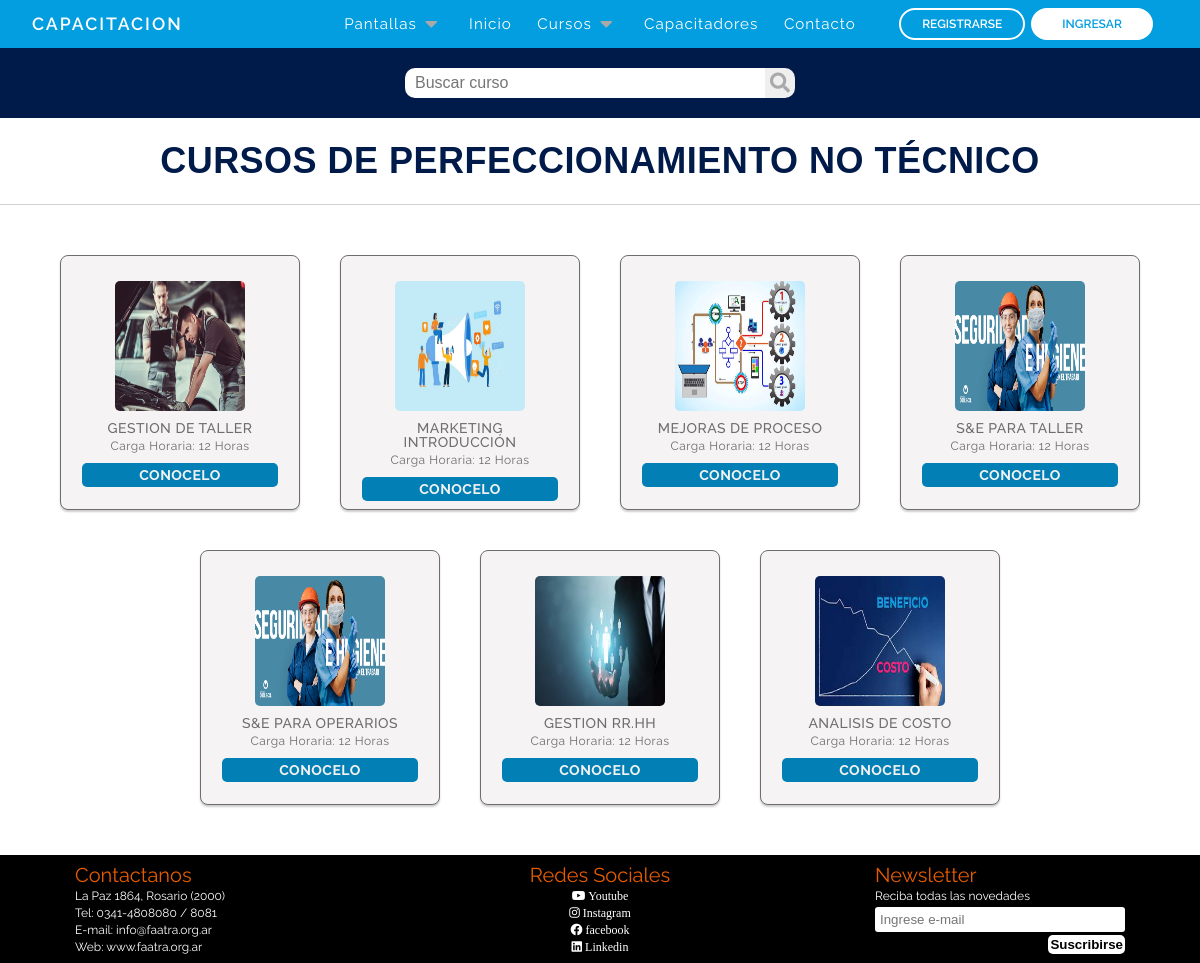
Page /cursosPerfeccionamientoNoT.php on the earlier database version.
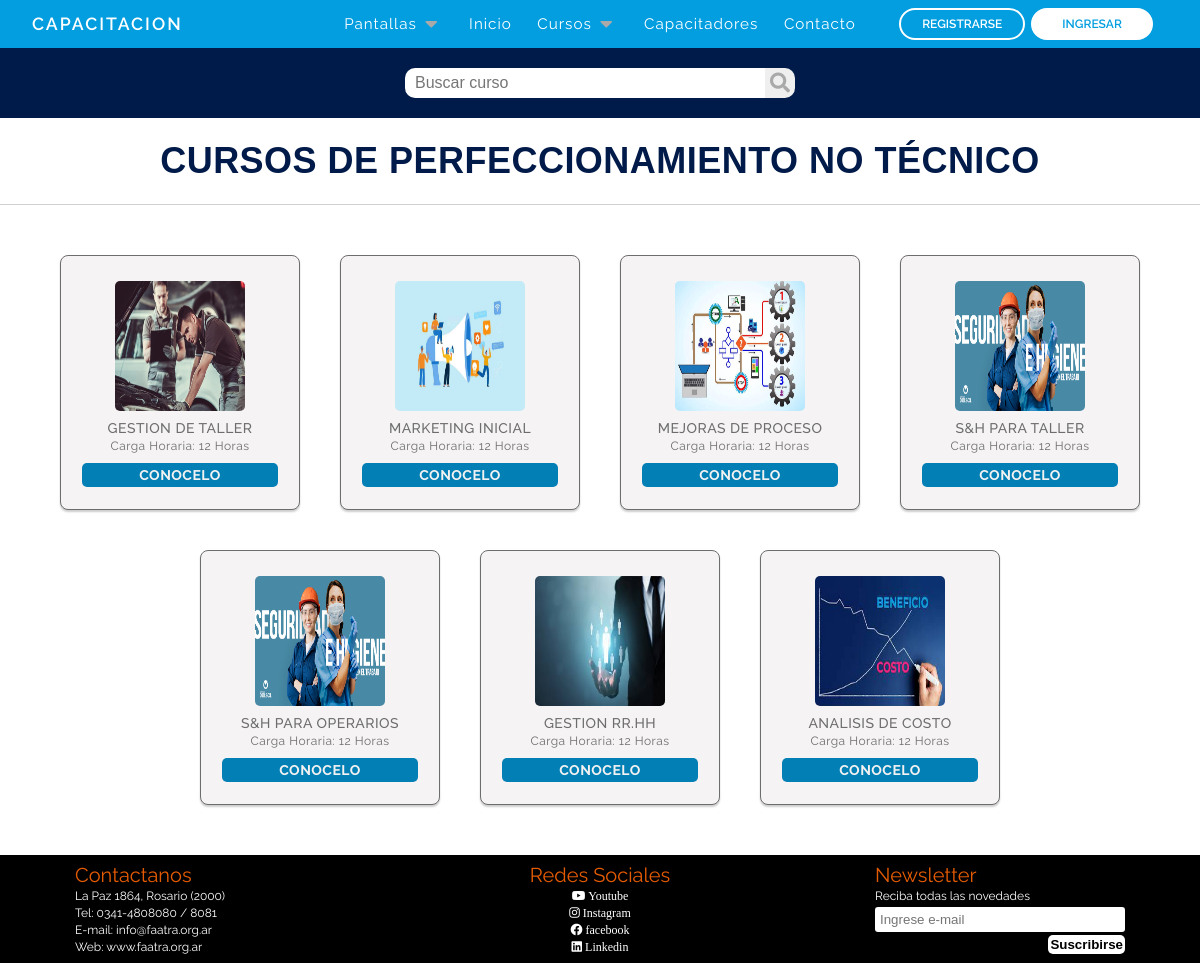
Same page on the later database version.
### tables this page shows
CREATE TABLE `cursos` (
  `id` int(11) NOT NULL,
  `nombre` varchar(120) NOT NULL,
  `nivel_curso` int(10) NOT NULL,
  `descripcion` varchar(1000) NOT NULL,
  `logo_curso` varchar(255) NOT NULL,
  `carga_horaria` int(10) NOT NULL,
  `fecha_inicio` date NOT NULL,
  `fecha_fin` date NOT NULL,
  `id_capacitador` int(10) NOT NULL,
  `id_modalidad` int(10) NOT NULL
);

CREATE TABLE `niveles_cursos` (
  `id` int(10) NOT NULL,
  `nivel` varchar(60) NOT NULL,
  `carga_horaria` varchar(20) NOT NULL,
  `sub_indice` int(1) NOT NULL
);

### cursosPerfeccionamientoNoT.php (the view, shortened to what this page needs)
<?php
require_once('bd/conexion.php');
if (isset( $_POST['input-buscador'])) {
  $palabra = $_POST['input-buscador'];
  try {
    $bus = $pdo->prepare("SELECT cursos.id AS alias, cursos.nombre, cursos.logo_curso, niveles_cursos.carga_horaria, niveles_cursos.nivel, niveles_cursos.carga_horaria FROM cursos INNER JOIN niveles_cursos ON cursos.nivel_curso = niveles_cursos.id WHERE LOWER(cursos.nombre) LIKE LOWER('%$palabra%') AND cursos.nivel_curso = 2");
  $bus->execute();
} catch(PDOException $e) {
  echo $e->getMessage();
}
} else {
  $bus = $pdo->prepare('SELECT cursos.id AS alias, cursos.nombre, cursos.logo_curso, niveles_cursos.carga_horaria, niveles_cursos.nivel, niveles_cursos.carga_horaria from cursos INNER JOIN niveles_cursos ON cursos.nivel_curso = niveles_cursos.id WHERE cursos.nivel_curso = 2');
    $bus->execute();
  }
?>
<!DOCTYPE html>
<html lang="es">
<head>
    <link rel="stylesheet" href="https://use.fontawesome.com/releases/v5.15.4/css/all.css"
 />
    <link rel="stylesheet" href="reset.css">
    <link rel="stylesheet" href="css/cursosPerfeccionamientoNoT.css">
    <link rel="stylesheet" href="css/footer.css">
</head>
<body>
    <?php require_once "nav.php" ?>
  <form action="" method="POST">
  <div class="header-content">
      <input type="text" class="input-buscador" id="input-buscador" name="input-buscador" placeholder="Buscar curso">
    <button type="text" id="buscador" name="buscador" class="buscador"><i class="fas fa-search"></i></button>
  </div>
</form>
    <main>
      <form action="" method="POST">
        <div>
          <p class="title">CURSOS DE PERFECCIONAMIENTO NO TÉCNICO</p>
        </div>
        <div class="container-capacitadores " id="lista-capacitadores">
          <?php while($res = $bus->fetch(PDO::FETCH_ASSOC)) { ?>
          <div class="card">
              <a href="<?= 'cursosPerfeccionamientoNoT.php?id='.$res['alias'] ?>" class="linkCapacitador">
                <img src="images/cursos/<?= $res['logo_curso']?>" class="card-img" alt="<? $res['cursos.nombre']?>">
                <h4><?= $res['nombre']?>
                  </h4>
                <span style="font-size: 12px; margin-top: 10px">Carga Horaria: <?= $res['carga_horaria']?>
          </span>
              </a>
              <a href="<?= 'cursosPerfeccionamientoNoT.php?id='.$res['alias'] ?>" class="button agregar-carrito">CONOCELO</a>
            </div>
            <?php } ?>
          </div>
      </form>
    </main>
    <?php include_once "footer.php" ?>
  </body>
</html>

Differences in the rows shown:
changed cursos: nombre "MARKETING INTRODUCCIÓN" → "MARKETING INICIAL"
changed cursos: nombre "S&E PARA TALLER" → "S&H PARA TALLER"
changed cursos: nombre "S&E PARA OPERARIOS" → "S&H PARA OPERARIOS"
